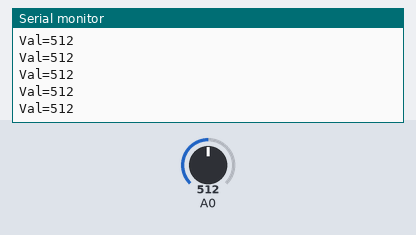
The sketch below on a simulated Arduino Uno, built with avr-gcc and run on an emulated ATmega328P. Shown: the last lines printed to the serial monitor. The inputs (shaded band) are chosen by the test bench; at power-on: A0 = 512.

Above: at 1.2 s.
1.3 s: A0 set to 716
At 1.56 s:
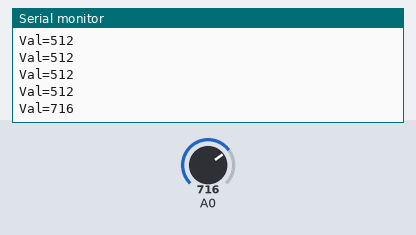
2.8 s: A0 set to 900
At 2.96 s:
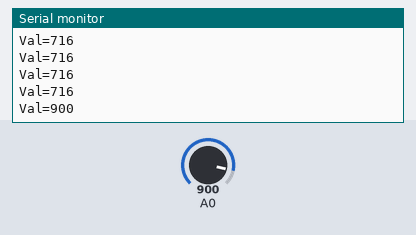
Timing chart, 0 to 5.8 s (numbered marks = the images above; inputs shaded):
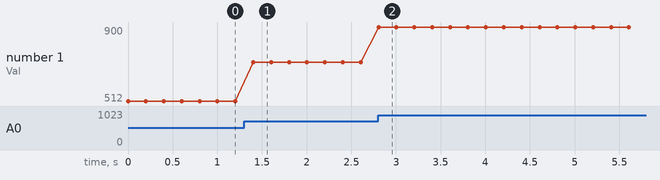

The sketch:

sketch_jan11b_making_sounds.ino
```cpp
void setup() {
Serial.begin(9600);
}

void loop() {
  int val;
  val=analogRead(0);
  Serial.print("Val=");
  Serial.println(val,DEC);
  delay(200);
}
```

Measured:
- after the input at 1.3 s, the serial monitor: prints a new line after 0.10 s (image 1)
- after the input at 2.8 s, the serial monitor: prints a new line at once (image 2)
- plotted number 1: 512 → 716 after the input at 1.3 s, 716 → 900 after the input at 2.8 s
